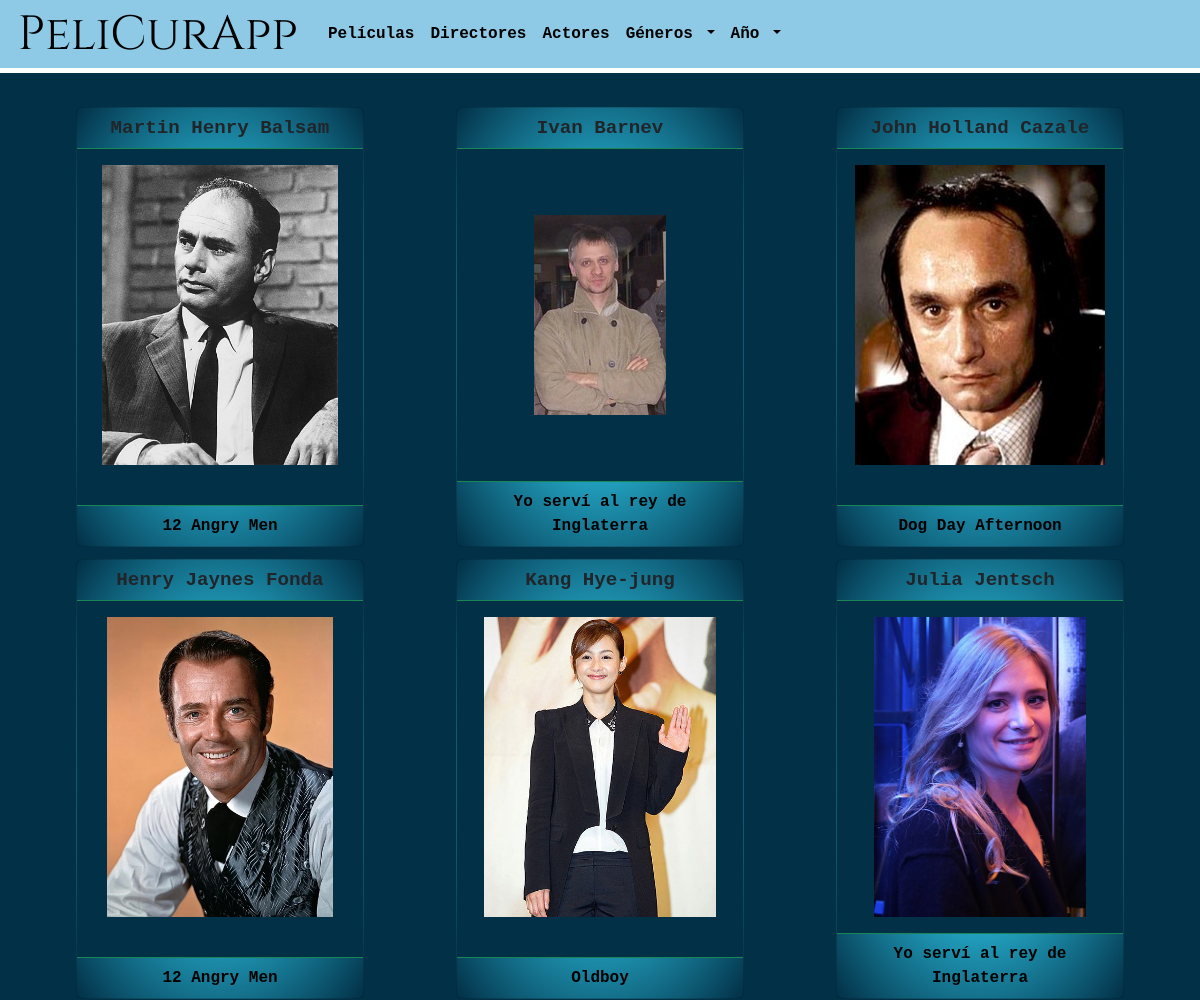
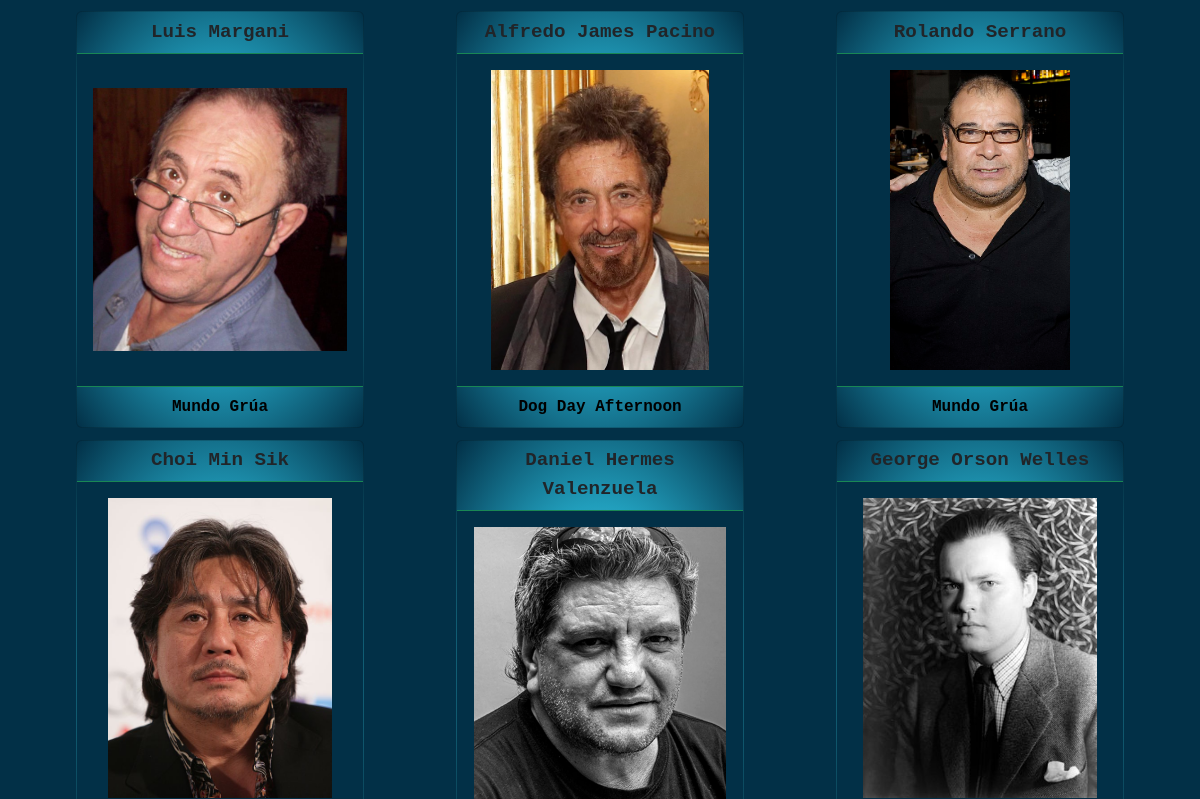
The page /pelicurapp/actores/ (upper part) on the database as committed earlier (2 pictures, top to bottom).
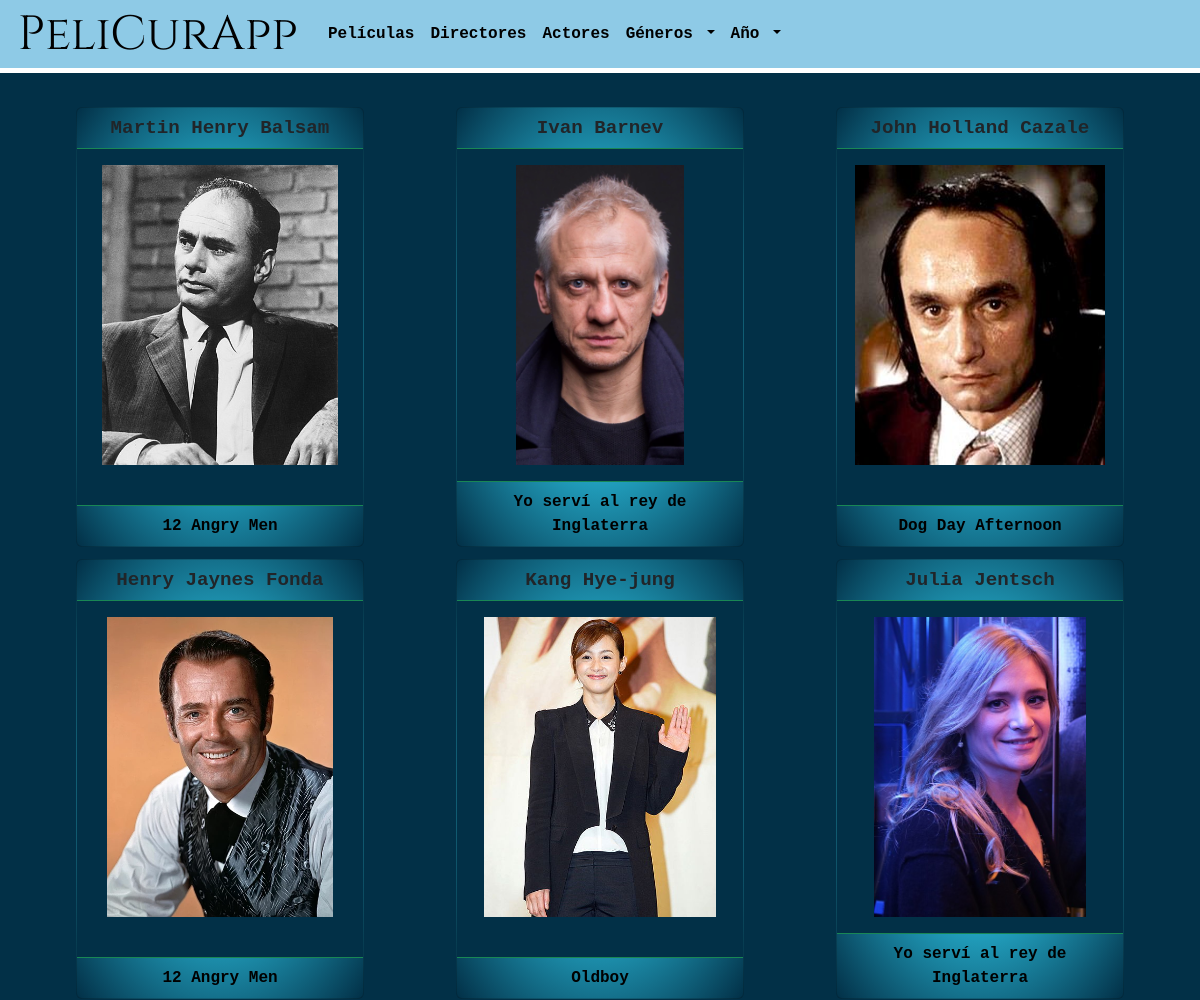
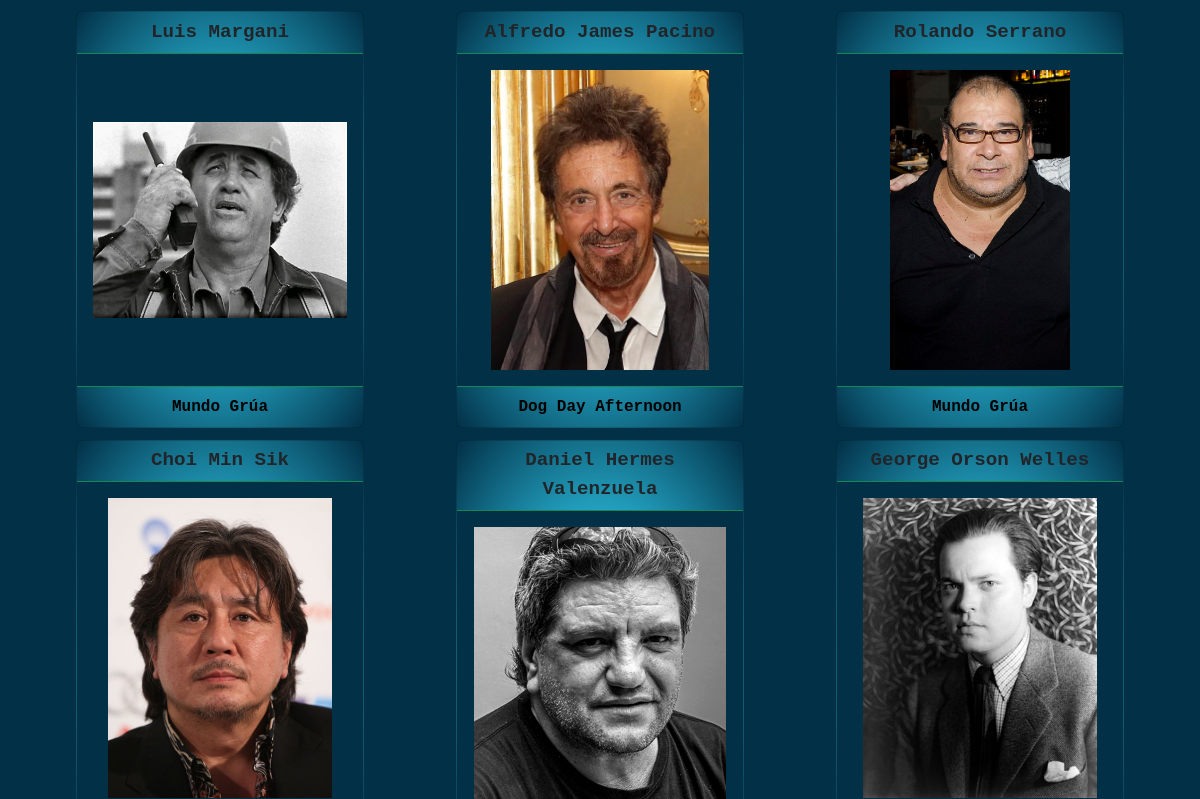
The same page on the database as committed later (2 pictures, top to bottom).
### peliCura/models.py (models this page shows, shortened)
class Persona(models.Model):
    manager = PersonaManager()
    nombre = models.CharField("Nombre", max_length=70) # <input type="text"> en HTML
    apellido = models.CharField("Apellido", max_length=70)
    nombre_artistico = models.CharField("Nombre artístico", max_length=70, null=True, blank=True)
    nacionalidad = CountryField("Nacionalidad", max_length=70)
    foto = models.ImageField("Foto", upload_to='fotos_personas', null=True) # form widget es ClearableFileInput
    fecha_nacimiento = models.DateField("Fecha de nacimiento") # Solo el año
    biografia = models.TextField("Biografía", max_length=300)

### peliCura/views.py (the view)
# urls.py: path('pelicurapp/actores/', ListadoActores.as_view(), name="actores-listado"),
class ListadoActores(TemplateView):
   template_name = "listado_actores.html"
   def get_context_data(self, **kwargs: Any) -> Dict[str, Any]:
      context = super().get_context_data(**kwargs)
      personas = Persona.manager.filter(actor__isnull=False).distinct().order_by('apellido')
      context['personas'] = personas
      paginador = Paginator(personas, 36)
      page_number = self.request.GET.get("page")
      page_obj = paginador.get_page(page_number)
      context['page_obj'] = page_obj
      context['generoNavBar'] = Genero.manager.all().order_by('nombre')
      context['anioNavBar'] = list(Pelicula.manager.all().values_list('anio_realizacion__year',
                                                                       flat=True).distinct())
      return context

### peliCura/templates/listado_actores.html (shortened to what this page needs)
{% extends 'base_template.html' %}
{% load static %}
{% block contenido %}
<div class="container text-center">
  <div class="row row-cols-3">
    {% for persona in page_obj %}
      <div class="col">
        {% include 'card_persona.html' %}
      </div>
    {% empty %}
      <p>No existen personas para mostrar</p>
    {% endfor %}
  </div>
</div>
{% endblock %}

### peliCura/templates/card_persona.html (shortened to what this page needs)
{% load static %}
<div class="card bg-card-persona" style="max-width: 18rem; display:flex; flex-direction: column;">
  <div class="card-header bg-transparent border-success">{{ persona.nombre }} {{ persona.apellido }}</div>
  <div class="card-body text-success fondo-poster">
    <a href="{% url 'detalle-director-id' persona.id %}">
      <img src="{{ persona.foto.url }}" class="card-img-listado" alt="Foto de {{ persona.nombre }}
                                                                    {{ persona.apellido }}">
    </a>
  </div>
  <div class="card-footer bg-transparent border-success">
      {% if request.path == '/pelicurapp/directores/' %}
        {% for pelicula in persona.director.all %}
          {% if forloop.last %}
            <a href="{% url 'detalle-pelicula-id' pelicula.id %}" >{{ pelicula.titulo }}</a><br>
          {% else %}
            <a href="{% url 'detalle-pelicula-id' pelicula.id %}" >{{ pelicula.titulo }}, </a>
          {% endif %}
        {% empty %}
        {% endfor %}
    {% elif request.path == '/pelicurapp/actores/' %}
      {% for pelicula in persona.actor.all %}
      {% if forloop.last %}
            <a href="{% url 'detalle-pelicula-id' pelicula.id %}" >{{ pelicula.titulo }}</a><br>
          {% else %}
            <a href="{% url 'detalle-pelicula-id' pelicula.id %}" >{{ pelicula.titulo }}, </a>
          {% endif %}
      {% endfor %}
    {% endif %}
  </div>
</div>

Rows that differ between the two databases and show on the page:
changed Persona "Ivan": foto: a different picture
changed Persona "Luis": foto: a different picture
